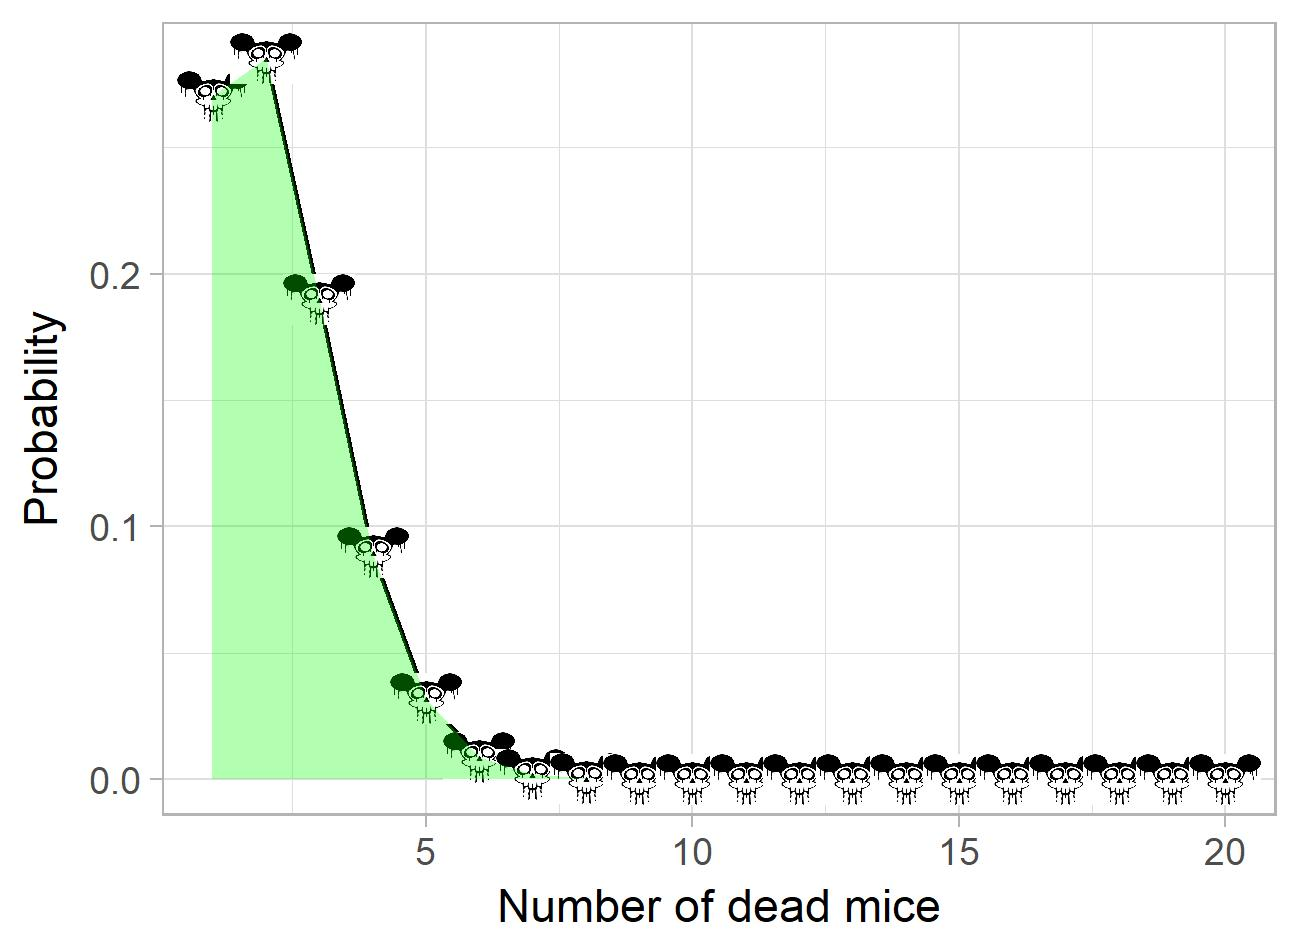

Here is the R script that generated this plot:
library(tidyverse)
library(ggimage)

Df = data.frame(x = 1:20,y = dbinom(1:20,20,.1), image = "image2.png")

pbinom(4,20,.1,lower.tail = FALSE)

Df %>% ggplot(aes(x,y)) +
  geom_line() + 
  geom_image(aes(image=image), size=.065) +
  geom_area(fill = "green", alpha = .3) +
  ylab("Probability") +
  xlab("Number of dead mice") +
  theme_light() 


ggsave("dead_mice.jpg",height = 8, width = 11, units = 'cm')



